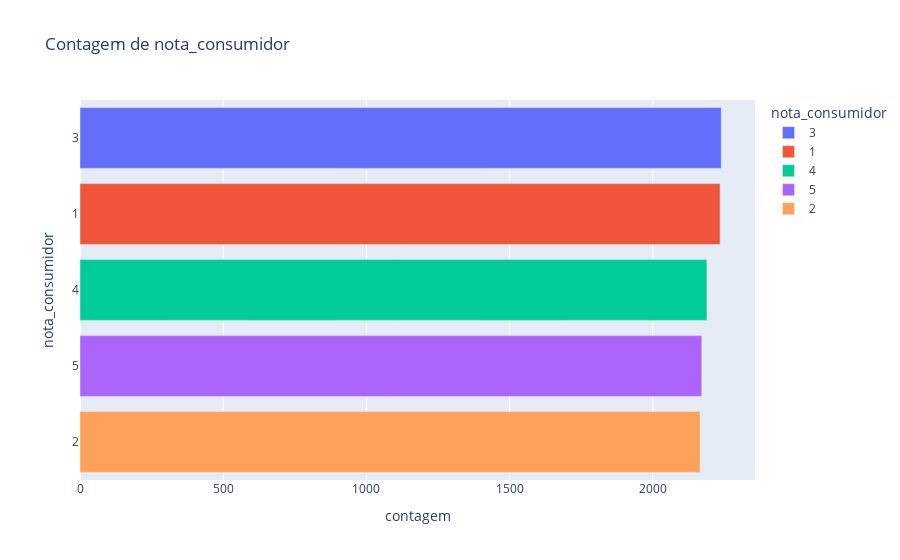

Here is the notebook cell this chart was saved with:
### Markdown cell above
#### Nota dada pelo consumidor x Entrega

### Code cell
mostrar_contagem('nota_consumidor', colunas_num)

### Figure 1 — Plotly figure (JSON) as saved in the notebook; plotly's stock layout.template omitted (floating-point values rounded to 4 significant figures)
{"data": [{"alignmentgroup": "True", "hovertemplate": "nota_consumidor=%{y}<br>contagem=%{x}<extra></extra>", "legendgroup": "3", "marker": {"color": "#636efa", "pattern": {"shape": ""}}, "name": "3", "offsetgroup": "3", "orientation": "h", "showlegend": true, "textposition": "auto", "type": "bar", "x": [2239], "xaxis": "x", "y": ["3"], "yaxis": "y"}, {"alignmentgroup": "True", "hovertemplate": "nota_consumidor=%{y}<br>contagem=%{x}<extra></extra>", "legendgroup": "1", "marker": {"color": "#EF553B", "pattern": {"shape": ""}}, "name": "1", "offsetgroup": "1", "orientation": "h", "showlegend": true, "textposition": "auto", "type": "bar", "x": [2235], "xaxis": "x", "y": ["1"], "yaxis": "y"}, {"alignmentgroup": "True", "hovertemplate": "nota_consumidor=%{y}<br>contagem=%{x}<extra></extra>", "legendgroup": "4", "marker": {"color": "#00cc96", "pattern": {"shape": ""}}, "name": "4", "offsetgroup": "4", "orientation": "h", "showlegend": true, "textposition": "auto", "type": "bar", "x": [2189], "xaxis": "x", "y": ["4"], "yaxis": "y"}, {"alignmentgroup": "True", "hovertemplate": "nota_consumidor=%{y}<br>contagem=%{x}<extra></extra>", "legendgroup": "5", "marker": {"color": "#ab63fa", "pattern": {"shape": ""}}, "name": "5", "offsetgroup": "5", "orientation": "h", "showlegend": true, "textposition": "auto", "type": "bar", "x": [2171], "xaxis": "x", "y": ["5"], "yaxis": "y"}, {"alignmentgroup": "True", "hovertemplate": "nota_consumidor=%{y}<br>contagem=%{x}<extra></extra>", "legendgroup": "2", "marker": {"color": "#FFA15A", "pattern": {"shape": ""}}, "name": "2", "offsetgroup": "2", "orientation": "h", "showlegend": true, "textposition": "auto", "type": "bar", "x": [2165], "xaxis": "x", "y": ["2"], "yaxis": "y"}], "layout": {"barmode": "relative", "legend": {"title": {"text": "nota_consumidor"}, "tracegroupgap": 0}, "title": {"text": "Contagem de nota_consumidor"}, "xaxis": {"anchor": "y", "domain": [0, 1], "title": {"text": "contagem"}}, "yaxis": {"anchor": "x", "categoryarray": ["2", "5", "4", "1", "3"], "categoryorder": "array", "domain": [0, 1], "title": {"text": "nota_consumidor"}}}}
